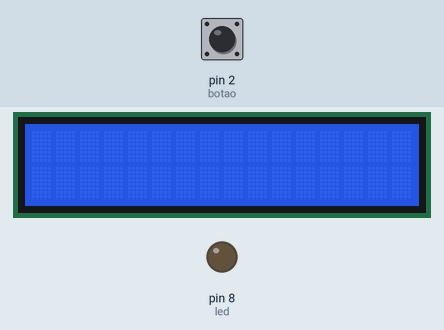
Simulated run of this sketch. Board: Arduino Uno, built with avr-gcc and run on an emulated ATmega328P. On the bench: 16×2 character LCD, output pins drawn as LEDs (lit = HIGH). Inputs (shaded band) come from the test bench; at power-on: pin 2 (botao) LOW.

Above: at 1.2 s.
1.3 s: pin 2 (botao) pulled HIGH for 0.15 s
At 2.4 s:
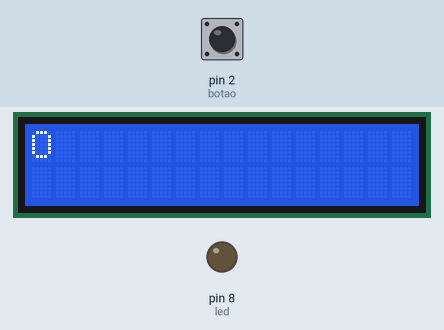
2.9 s: pin 2 (botao) pulled HIGH for 1 s
At 4.9 s:
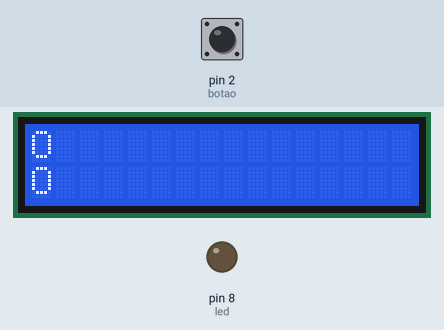
5.4 s: pin 2 (botao) pulled HIGH for 3.2 s
At 6.1 s:
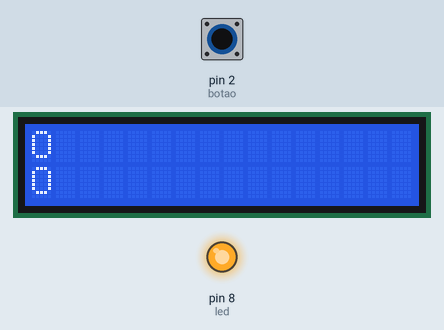
Timing chart, 0 to 10.1 s (numbered marks = the images above; inputs shaded):
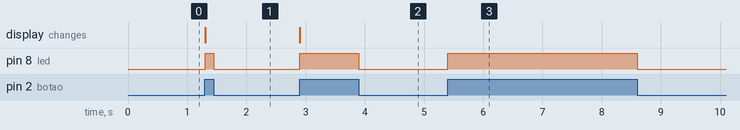

The sketch:

clicker-0.1.ino
```cpp
// Programa : Display LCD 16x2 e modulo I2C
// Autor : Arduino e Cia
#include <Wire.h>
#include <LiquidCrystal_I2C.h>
// Inicializa o display no endereco 0x27
LiquidCrystal_I2C lcd(0x27,2,1,0,4,5,6,7,3, POSITIVE);

//Declaração das constantes
const int led = 8;   //constante led refere-se ao pino digital 8.
const int botao = 2; //constante botão refere-se ao pino digital 2.

//Variável que conterá os estados do botão (0 LOW, 1 HIGH).
int estadoBotao = 0;
int clicks = 0;
int ultimoEstado = 0;
int x, y = 0;
void setup()
{
 lcd.begin (16,2);
 pinMode(led,OUTPUT);  //Definindo pino digital 8 como de saída.
 pinMode(botao,INPUT); //Definindo pino digital 2 como de entrada.
 // initialize serial communication:
 Serial.begin(9600);
}

void loop()
{
  lcd.setBacklight(HIGH);
  lcd.setCursor(x,y);
  lcd.print("");
  estadoBotao = digitalRead(botao);

  //Verificando o estado do botão para definir se acenderá ou
  //apagará o led.
  if (estadoBotao != ultimoEstado){
    if (estadoBotao == HIGH) {
      digitalWrite(led,HIGH); //Botão pressionado, acende o led.
      clicks++;
      if(clicks <= 16){lcd.setCursor(0,y++); lcd.print("O");}
      if(clicks == 17){x = 1; y = 0;}
      if(clicks >= 17 && clicks <= 32){lcd.setCursor(x,y++); lcd.print("O");}
      if(clicks == 32){lcd.setCursor(0,0); lcd.print("");}
      if(clicks > 32 && clicks <= 42 ){lcd.setCursor(0,0); lcd.print("CONTINUE TRABAL-"); lcd.setCursor(1,0); lcd.print("CONTINUE TRABAL-"); lcd.print("1HANDO    UNI 42.");}
    } else {
      digitalWrite(led,LOW);  //Botão não pressionado, apaga o led.
    }
  }
  ultimoEstado = estadoBotao;
}
```

Measured:
- after the input at 1.3 s, pin 8 (led): LOW → HIGH at once, → LOW 0.15 s later; the display: changes at once (image 1)
- after the input at 2.9 s, pin 8 (led): LOW → HIGH at once, → LOW 1.0 s later; the display: changes at once (image 2)
- after the input at 5.4 s, pin 8 (led): LOW → HIGH at once, → LOW 3.2 s later
